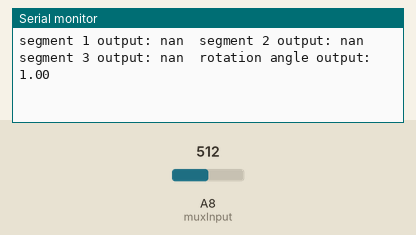
A program run on a simulated Arduino Leonardo, built with avr-gcc and run on an emulated ATmega32U4. Parts: the last lines printed to the serial monitor. Inputs (shaded band) come from the test bench; at power-on: A8 (muxInput) = 512.

Above: at 1.2 s.
1.3 s: A8 (muxInput) set to 716
At 1.33 s:
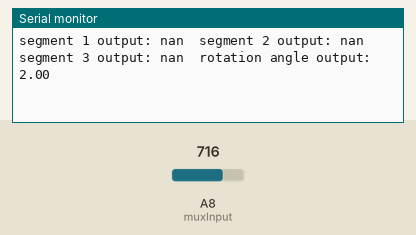
4.3 s: A8 (muxInput) set to 1023
At 4.31 s:
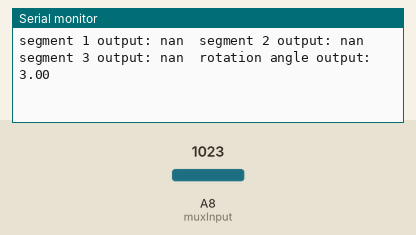
Timing chart, 0 to 7.3 s (numbered marks = the images above; inputs shaded):
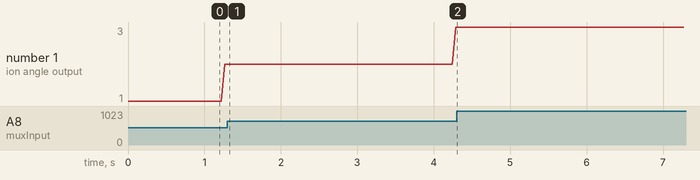

The program:

main.cpp
```cpp
/*
Author: Joshua Dhaul
Start Date: 16/09/2026
Last edited: 18/11/2026
Desc: this file is inted to be a test file for reciving the input for a single finger (intended for index finger)
takes the input from the 4 pots on the finger and sends it throught the multi plexer (CD74HC4067) outputing the  values to the serial monitor for testing purposes.
the segments of the fingers are counted from the tip of the finger to the base of the finger, so segment 1 is the tip and segment 3 is the base
segment 3 has an x and y component. whereas all other sements only have an x component.
*/
#include <Arduino.h>
#define PI 3.14159


const byte muxInput = A8; // A8 is the input pin from the multiplexer

const byte muxS0 = 3; // defines pins 3 - 6 as the select pins for the multiplexer
const byte muxS1 = 4;
const byte muxS2 = 5;
const byte muxS3 = 6;

float muxRead(int channel) { //function to read the value from the multiplexer

  float value = 0; // output value from the function

  int muxChannel[16][4] // defines the values for the select pins for each channel of the multiplexer
  = {
    {0,0,0,0}, //channel 0
    {1,0,0,0}, //channel 1
    {0,1,0,0}, //channel 2
    {1,1,0,0}, //channel 3
    {0,0,1,0}, //channel 4
    {1,0,1,0}, //channel 5
    {0,1,1,0}, //channel 6
    {1,1,1,0}, //channel 7
    {0,0,0,1}, //channel 8
    {1,0,0,1}, //channel 9
    {0,1,0,1}, //channel 10
    {1,1,0,1}, //channel 11
    {0,0,1,1}, //channel 12
    {1,0,1,1}, //channel 13
    {0,1,1,1}, //channel 14
    {1,1,1,1}  //channel 15

  };

  digitalWrite(muxS0, muxChannel[channel][0]); // sets the select pins for the multiplexer to the values defined in the muxChannel array for the specified channel
  digitalWrite(muxS1, muxChannel[channel][1]);
  digitalWrite(muxS2, muxChannel[channel][2]);
  digitalWrite(muxS3, muxChannel[channel][3]);

  delay(10);// delay to make sure the mux is fully set

  value = analogRead(muxInput); // updates the output variable with the value read from the multiplexer input pin

  return value; // returns the value read from the multiplexer input pin

}

class Index{
  private:
    double segment1Hyp12 = 23.84796;// hypotnuse from swivel point going from the attachment point of the top bar on segment 1 to segment 1 to 2 rotation point
    double segment2Hyp12 = 18.73085;// hypotnuse from swivel point going from the attachment point of the top bar on segment 2 to segment 1 to 2 rotation point
    double segment2Hyp23 = 19.44994;// hypotnuse from swivel point going from the attachment point of the top bar on segment 2 to segment 2 to 3 rotation point
    double segment3Hyp23 = 20.88719;// hypotnuse from swivel point going from the attachment point of the top bar on segment 3 to segment 2 to 3 rotation point
    double segment3Hyp34 = 1;// hypotnuse from swivel point going from the attachment point of the top bar on segment 3 to segment 3 to 4 rotation point
    double segment4Hyp34 = 1;// hypotnuse from swivel point going from the attachment point of the top bar on segment 4 to segment 3 to 4 rotation point


    double segment1Ang12 = 29.755842;// angle formed from the hypotnus segmetn 1, 12 with the direction from the rotation point ofsegment 1 to 2 going along the middle to the next point
    double segment2Ang12 = 46.043019;// angle formed from the hypotnus segmetn 2, 12 with the direction from the rotation point of segment 1 to 2 going along the middle to the next point (2 to 3)
    double segment2Ang23 = 43.887671;// angle formed from the hypotnus segmetn 2, 23 with the direction from the rotation point of segment 2 to 3 going along the middle to the next point
    double segment3Ang23 = 43.559353;// angle formed from the hypotnus segmetn 3, 23 with the direction from the rotation point of segment 1 to 2 going along the middle to the next point
    double segment3Ang34 = 0;// angle formed from the hypotnus segmetn 3, 34 with the direction from the rotation point of segment 3 to 4 going along the middle to the next point
    double segment4Ang34 = 0;// angle formed from the hypotnus segmetn 4, 34 with the direction from the rotation point of segment 4 to 3 going along the middle to the next point


    double topBar1 = 24.35548;
    double topBar2 = 24.87912;
    double topBar3 = 3;


  public:
    double angle1Read;
    double angle2Read;
    double angle3Read;
    double rotAngleRead;

    double outputAngle1 = NULL;
    double outputAngle2 = NULL;
    double outputAngle3 = NULL;
    double rotAngle = NULL;

    double Segment1Output(){
      angle1Read = map(muxRead(0), 0, 1023, 0, PI);// updates the read angle from pot and maps it between 0 pi radians
      double segment1Callength = sqrt((2*sq(topBar1))-(2*(2*topBar1)*cos(angle1Read)));// calculates thedistance between the 2 point of rotation

      outputAngle1 = acos((sq(segment1Hyp12)*sq(segment2Hyp12)-sq(segment1Callength))//uses cosine law to calculate the angle between things (hard to explain)
                          /(2*segment1Hyp12*segment2Hyp12));

      outputAngle1 = 360 - outputAngle1 - segment1Ang12 - segment2Ang12;//sets the output angle to the angle of rotation at the joint

      return outputAngle1;
    }

    double Segment2Output(){
      angle2Read = map(muxRead(1), 0, 1023, 0, PI);// updates the read angle from pot and maps it between 0 pi radians
      double segment2Callength = sqrt((2*sq(topBar2))-(2*(2*topBar2)*cos(angle2Read)));// calculates thedistance between the 2 point of rotation

      outputAngle2 = acos((sq(segment2Hyp23)*sq(segment3Hyp23)-sq(segment2Callength))//uses cosine law to calculate the angle between things (hard to explain)
                          /(2*segment2Hyp23*segment3Hyp23));

      outputAngle2 = 360 - outputAngle2 - segment2Ang23 - segment3Ang23;//sets the output angle to the angle of rotation at the joint

      return outputAngle2;
    }

    double Segment3Output(){
      angle3Read = map(muxRead(2), 0, 1023, 0, PI);// updates the read angle from pot and maps it between 0 pi radians
      double segment3Callength = sqrt((2*sq(topBar3))-(2*(2*topBar3)*cos(angle3Read)));// calculates thedistance between the 2 point of rotation

      outputAngle3 = acos((sq(segment3Hyp34)*sq(segment4Hyp34)-sq(segment3Callength))//uses cosine law to calculate the angle between things (hard to explain)
                          /(2*segment3Hyp34*segment4Hyp34));

      outputAngle3 = 360 - outputAngle3 - segment3Ang34 - segment4Ang34;//sets the output angle to the angle of rotation at the joint

      return outputAngle3;
    }

    double RotAngleOutput(){
      rotAngleRead = map(muxRead(3), 0, 1023, 0, PI);// updates the read angle from pot and maps it between 0 pi radians
      rotAngle = rotAngleRead;

      return rotAngle;
    }

};

Index index;

void setup() {
  Serial.begin(9600); // begins serial communication at 9600 baud rate

  pinMode(muxInput, INPUT_PULLUP); // sets all pins to the correct mode for the multiplexer and button
  pinMode(muxS0, OUTPUT);
  pinMode(muxS1, OUTPUT);
  pinMode(muxS2, OUTPUT);
  pinMode(muxS3, OUTPUT);

}

void loop() {

Serial.print("segment 1 output: ");
Serial.print(index.Segment1Output());
Serial.print("  segment 2 output: ");
Serial.print(index.Segment2Output());
Serial.print("  segment 3 output: ");
Serial.print(index.Segment3Output());
Serial.print("  rotation angle output: ");
Serial.println(index.RotAngleOutput());


}
```

Measured:
- after the input at 1.3 s, the serial monitor: prints a new line at once (image 1)
